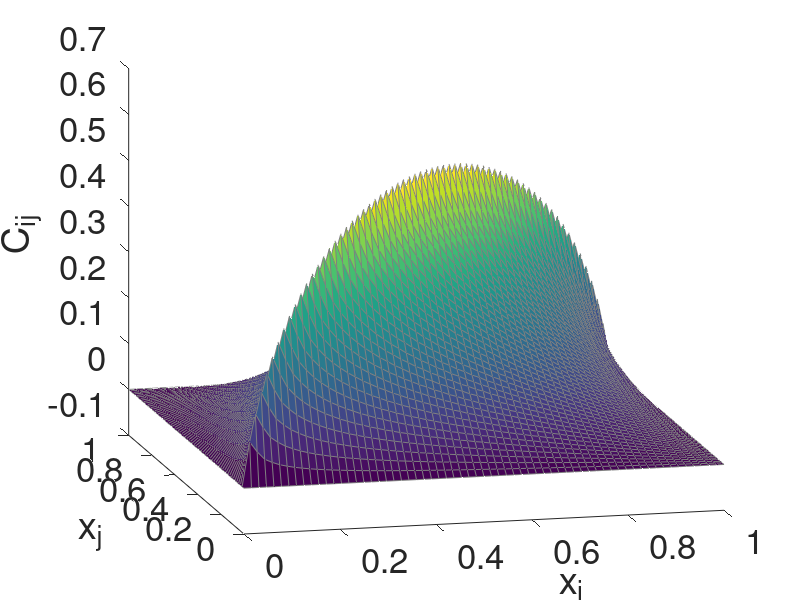
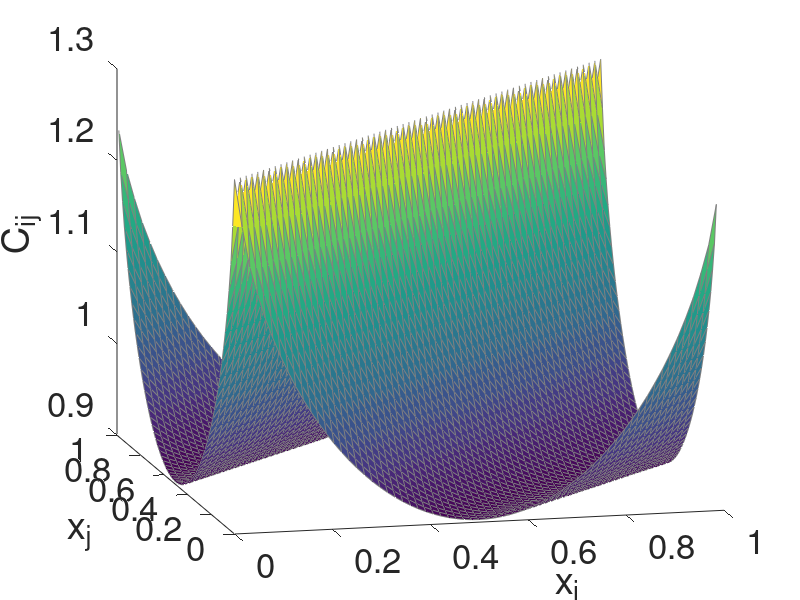

Here is the MATLAB script that generated these plots, in order:
% covariance matrix examples

% --- Dirichlet Boundary Conditions
interval_length = 1;
n_beads = 64+1;     % odd so there is one point where x=y in covariance

x = linspace(0,interval_length,n_beads);

eigenvalue_order = 0.75;   % this is what we call "kappa"

kvec = pi*(1:n_beads);
Q = [sqrt(2)*sin(pi*(0:n_beads-1)'/(n_beads-1)*(1:n_beads))];
D = diag(kvec.^(-eigenvalue_order));
covariance_matrix = Q*D.^2*Q';
covariance_half = Q*D;

figure(1);clf;hold on
[meshx,meshy] = meshgrid(x,x);
surf(meshx,meshy,covariance_matrix,'EdgeColor',[0.5 0.5 0.5])
xlabel('x_i'); ylabel('x_j');zlabel('C_{ij}')
set(gca,'fontsize',25)
set(gca,'view',[ -13.5000   15.4914])

% --- Periodic Boundary Conditions
interval_length = 1;
spin_number = 64;     % even so there are N/2 sine eigenfunctions

x = linspace(0,interval_length,spin_number+1);
x = x(1:end-1);

kvec = 2*pi*[(0:spin_number/2),(1:spin_number/2-1)]; kvec(1) = 1;
Q = [ones(spin_number,1),sqrt(2)*cos(2*pi/spin_number*(0:spin_number-1)'*(1:spin_number/2-1)), ...
    cos(pi*(0:spin_number-1)'),sqrt(2)*sin(2*pi/spin_number*(0:spin_number-1)'*(1:spin_number/2-1))];
D = diag(kvec.^(-eigenvalue_order));
covariance_matrix = Q*D.^2*Q';
covariance_half = Q*D;

figure(2);clf;hold on
[meshx,meshy] = meshgrid(x,x);
surf(meshx,meshy,covariance_matrix,'EdgeColor',[0.5 0.5 0.5])
xlabel('x_i'); ylabel('x_j');zlabel('C_{ij}')
set(gca,'fontsize',25)
set(gca,'view',[ -13.5000   15.4914])
